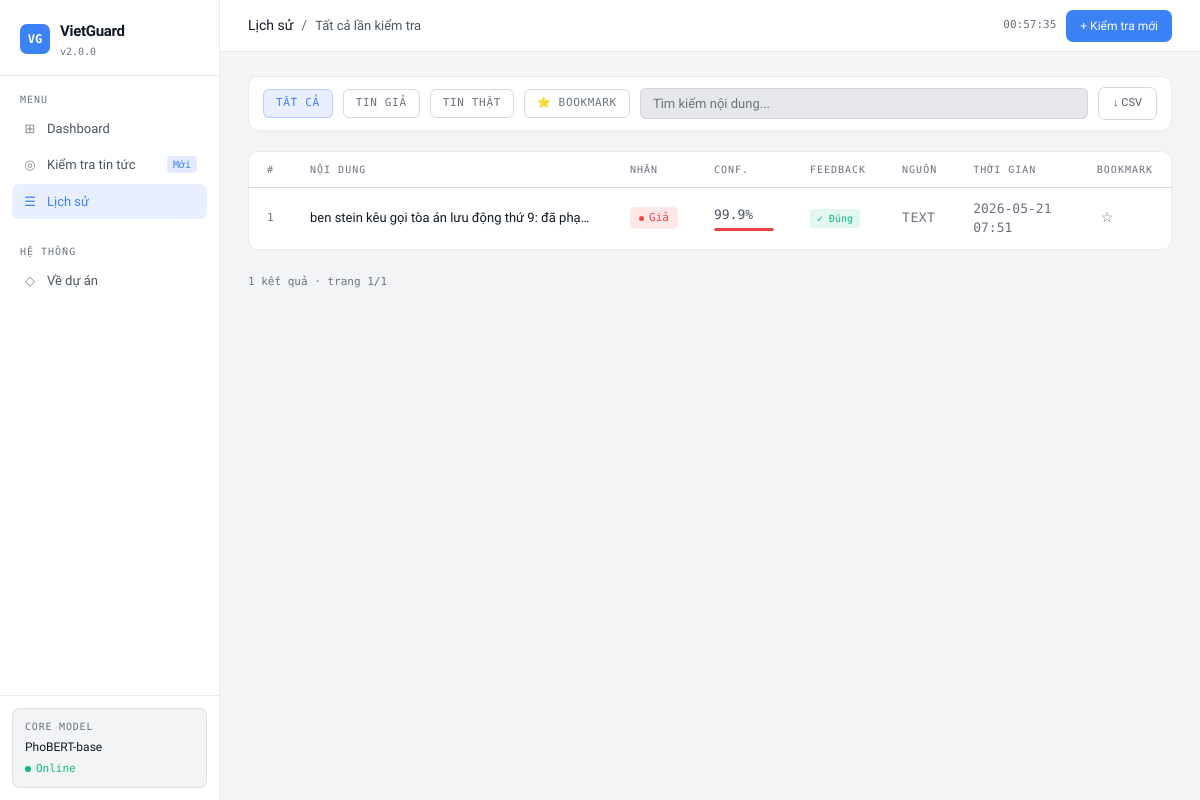
Before: /history with the older database file.
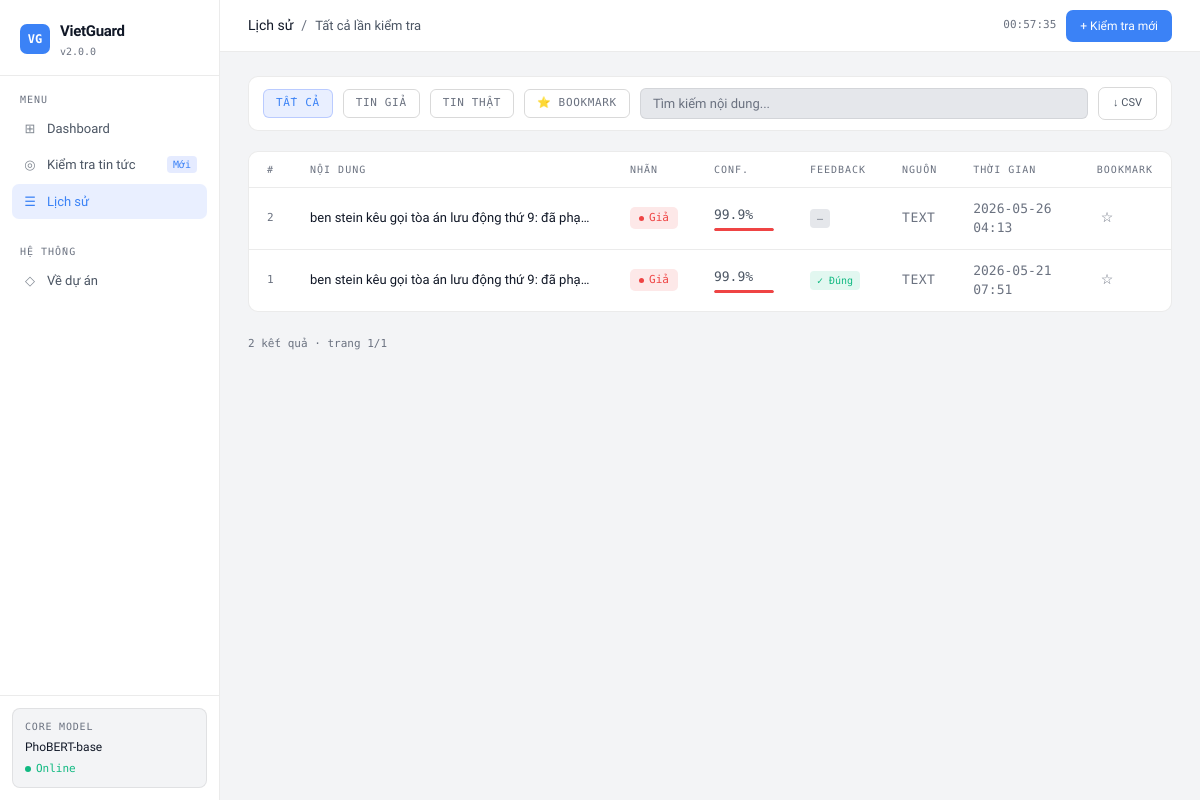
After: the same page with the newer database file.
### tables this page shows
CREATE TABLE feedback (
            id INTEGER PRIMARY KEY AUTOINCREMENT,
            text TEXT,
            prediction_label TEXT,
            confidence REAL,
            user_feedback TEXT,
            timestamp DATETIME DEFAULT CURRENT_TIMESTAMP
        , is_bookmarked INTEGER DEFAULT 0, source_type TEXT DEFAULT 'text');

### app.py (the view)
@app.route("/history")
def history():
    page = request.args.get('page', 1, type=int)
    per_page = 20
    filter_type = request.args.get('filter', 'all')
    search = request.args.get('q', '')
    conn = sqlite3.connect('feedback.db')
    c = conn.cursor()
    where_clauses = []
    params = []
    if filter_type == 'fake':
        where_clauses.append("prediction_label LIKE '%Tin giả%'")
    elif filter_type == 'real':
        where_clauses.append("prediction_label LIKE '%Tin thật%'")
    elif filter_type == 'bookmarked':
        where_clauses.append("is_bookmarked = 1")
    if search:
        where_clauses.append("text LIKE ?")
        params.append(f'%{search}%')
    where_sql = ("WHERE " + " AND ".join(where_clauses)) if where_clauses else ""
    c.execute(f"SELECT COUNT(*) FROM feedback {where_sql}", params)
    total_count = c.fetchone()[0]
    offset = (page - 1) * per_page
    c.execute(
        f"SELECT id, text, prediction_label, confidence, user_feedback, is_bookmarked, source_type, timestamp FROM feedback {where_sql} ORDER BY id DESC LIMIT ? OFFSET ?",
        params + [per_page, offset]
    )
    rows = c.fetchall()
    conn.close()
    total_pages = max(1, (total_count + per_page - 1) // per_page)
    return render_template("history.html",
        rows=rows, page=page, total_pages=total_pages,
        total_count=total_count, filter_type=filter_type,
        search=search, per_page=per_page)

### templates/history.html (shortened to what this page needs)
{% extends 'layout.html' %} {% set active_page = 'history' %}  {% block topbar_page %}Lịch sử{% endblock %} {%
block topbar_sub %}Tất cả lần kiểm tra{% endblock %} {% block content %}
<div class="history-toolbar fade-up">
  <a
    class="filter-chip {% if filter_type == 'all' %}active{% endif %}"
    href="/history?filter=all&q={{ search }}"
    >Tất cả</a
  >
  <a
    class="filter-chip fake-c {% if filter_type == 'fake' %}active{% endif %}"
    href="/history?filter=fake&q={{ search }}"
    >Tin giả</a
  >
  <a
    class="filter-chip real-c {% if filter_type == 'real' %}active{% endif %}"
    href="/history?filter=real&q={{ search }}"
    >Tin thật</a
  >
  <a
    class="filter-chip bk-c {% if filter_type == 'bookmarked' %}active{% endif %}"
    href="/history?filter=bookmarked&q={{ search }}"
    >⭐ Bookmark</a
  >
  <form
    method="GET"
    action="/history"
    style="flex: 1; display: flex; gap: 8px; align-items: center"
  >
    <input
      class="search-in"
      type="text"
      name="q"
      placeholder="Tìm kiếm nội dung..."
      value="{{ search }}"
      id="searchInput"
    />
  </form>
  <div class="export-btns-row">
    <a
      class="tb-btn ghost"
      style="font-size: 11px"
      href="/history/export?filter={{ filter_type }}&q={{ search }}"
      >↓ CSV</a
    >
  </div>
</div>
<div class="card fade-up-2">
  <div class="card-body no-pad">
    {% if rows %}
    <table class="activity-table" id="historyTable">
      <thead>
        <tr>
          <th>#</th>
          <th>Nội dung</th>
          <th>Nhãn</th>
          <th>Conf.</th>
          <th>Feedback</th>
          <th>Nguồn</th>
          <th>Thời gian</th>
          <th>Bookmark</th>
        </tr>
      </thead>
      <tbody>
        {% for row in rows %}  {% set is_fake =
        'Tin giả' in row[2] %}
        <tr>
          <td
            style="
              font-family: var(--mono);
              font-size: 11px;
              color: var(--text3);
            "
          >
            {{ row[0] }}
          </td>
          <td class="td-text-cell">
            <div class="td-snippet" title="{{ row[1] }}">
              {{ row[1][:100] if row[1] else '—' }}
            </div>
          </td>
          <td>
            <span class="verdict-pill {{ 'fake' if is_fake else 'real' }}">
              <span class="vpill-dot"></span>
              {{ 'Giả' if is_fake else 'Thật' }}
            </span>
          </td>
          <td class="td-conf">
            {{ "%.1f"|format(row[3]) }}%
            <div class="conf-bar">
              <div
                class="conf-fill {{ 'fake' if is_fake else 'real' }}"
                style="width:{{ row[3] }}%"
              ></div>
            </div>
          </td>
          <td>
            {% if row[4] == 'Đúng' %}
            <span class="fb-chip correct">✓ Đúng</span>
            {% elif row[4] == 'Sai' %}
            <span class="fb-chip incorrect">✗ Sai</span>
            {% else %}
            <span class="fb-chip pending">—</span>
            {% endif %}
          </td>
          <td
            class="td-time"
            style="text-transform: uppercase; letter-spacing: 0.04em"
          >
            {{ row[6] or 'text' }}
          </td>
          <td class="td-time">{{ row[7][:16] if row[7] else '—' }}</td>
          <td>
            <button
              class="bk-btn {% if row[5] %}active{% endif %}"
              id="bk-{{ row[0] }}"
              onclick="toggleBookmark({{ row[0] }}, this)"
              title="{{ 'Bỏ bookmark' if row[5] else 'Thêm bookmark' }}"
            >
              {{ '⭐' if row[5] else '☆' }}
            </button>
          </td>
        </tr>
        {% endfor %}
      </tbody>
    </table>
    {% endif %}
  </div>
</div>
<div
  style="
    display: flex;
    align-items: center;
    justify-content: space-between;
    padding: 4px 0;
  "
>
  <span style="font-family: var(--mono); font-size: 11px; color: var(--text3)">
    {{ total_count }} kết quả · trang {{ page }}/{{ total_pages }}
  </span>
</div>
{% endblock %}

Changed rows visible on the page:
added feedback: id "2", text "ben stein kêu gọi tòa án lưu động thứ 9: đã phạ…", value "Giả", confidence "99.9", source_type "TEXT", timestamp "2026-05-26 04:13", is_bookmarked "☆"
Other visible differences:
{{ total_count }}: "1" → "2"
